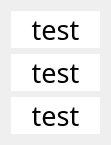
   <widget class="QWidget" name="layoutWidget_3">
    <property name="geometry">
     <rect>
      <x>1730</x>
      <y>210</y>
      <width>111</width>
      <height>121</height>
     </rect>
    </property>
    <layout class="QVBoxLayout" name="verticalLayout_5">
     <item>
      <widget class="QLabel" name="label_23">
       <property name="font">
        <font>
         <family>OCR A Extended</family>
         <pointsize>20</pointsize>
         <weight>50</weight>
         <italic>false</italic>
         <bold>false</bold>
        </font>
       </property>
       <property name="styleSheet">
        <string notr="true">background-color: rgb(255, 255, 255);
font: 20pt &quot;OCR A Extended&quot;;</string>
       </property>
       <property name="text">
        <string>test</string>
       </property>
       <property name="alignment">
        <set>Qt::AlignCenter</set>
       </property>
      </widget>
     </item>
     <item>
      <widget class="QLabel" name="label_24">
       <property name="font">
        <font>
         <family>OCR A Extended</family>
         <pointsize>20</pointsize>
         <weight>50</weight>
         <italic>false</italic>
         <bold>false</bold>
        </font>
       </property>
       <property name="styleSheet">
        <string notr="true">background-color: rgb(255, 255, 255);
font: 20pt &quot;OCR A Extended&quot;;</string>
       </property>
       <property name="text">
        <string>test</string>
       </property>
       <property name="alignment">
        <set>Qt::AlignCenter</set>
       </property>
      </widget>
     </item>
     <item>
      <widget class="QLabel" name="label_25">
       <property name="font">
        <font>
         <family>OCR A Extended</family>
         <pointsize>20</pointsize>
         <weight>50</weight>
         <italic>false</italic>
         <bold>false</bold>
        </font>
       </property>
       <property name="styleSheet">
        <string notr="true">background-color: rgb(255, 255, 255);
font: 20pt &quot;OCR A Extended&quot;;</string>
       </property>
       <property name="text">
        <string>test</string>
       </property>
       <property name="alignment">
        <set>Qt::AlignCenter</set>
       </property>
      </widget>
     </item>
    </layout>
   </widget>
